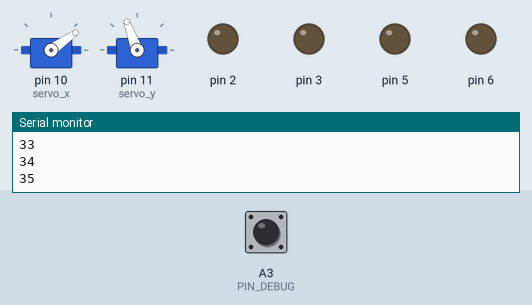
The sketch below on a simulated Arduino Uno, built with avr-gcc and run on an emulated ATmega328P. Shown: 2 × servo, output pins drawn as LEDs (lit = HIGH), the last lines printed to the serial monitor. The inputs (shaded band) are chosen by the test bench; at power-on: A3 (PIN_DEBUG) HIGH.

Above: at 1.2 s.
1.3 s: A3 (PIN_DEBUG) pulled LOW for 0.15 s
At 1.73 s:
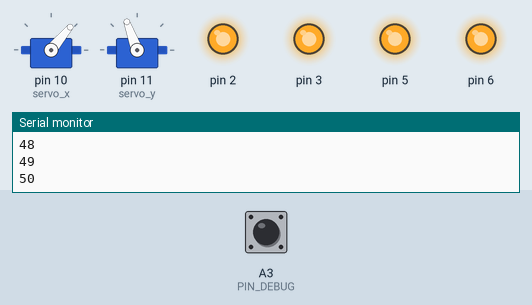
At 2.36 s:
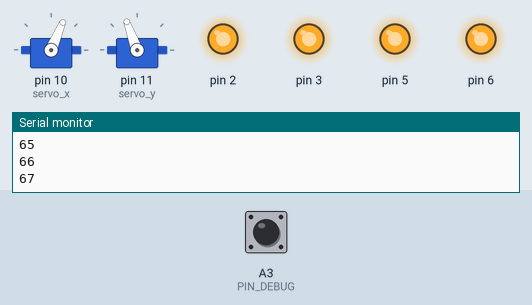
7.3 s: A3 (PIN_DEBUG) pulled LOW for 1 s
At 7.76 s:
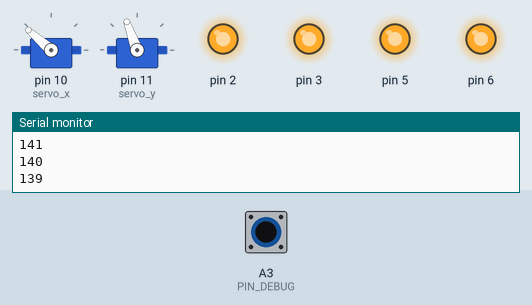
Timing chart, 0 to 20.3 s (numbered marks = the images above; inputs shaded):
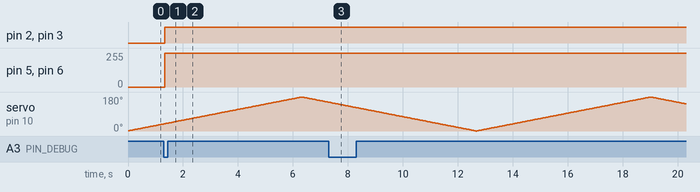

Measured:
- after the input at 1.3 s, pin 2, pin 3: LOW → HIGH at once; pin 5, pin 6: 0/255 → 254/255 at once

The sketch:

Carro.ino
```cpp
#include <Servo.h>
#define PIN_DEBUG A3
ISR(TIM2_OVER_vect){
}
/*================================================================================*/
enum direction {
  front,
  back,
  left,
  right,
  stop
};
/*================================================================================*/
class car {
  int pin_a;
  int pin_b;
  int pwm_a;
  int pwm_b;
public:
  void set_pins(int a, int b, int pa, int pb);
  void move(direction dir, int pwm);
  void moveR(direction dir, int pwm);
  void moveL(direction dir, int pwm);
};

void car::set_pins(int a, int b, int pa, int pb) {
  pin_a = a;
  pin_b = b;
  pwm_a = pa;
  pwm_b = pb;
  pinMode(pin_a, OUTPUT);
  pinMode(pin_b, OUTPUT);
}
/*================================================================================*/
void car::move(direction dir, int pwm = 0) {
  if (dir == right) {
    digitalWrite(pin_a, 0);
    digitalWrite(pin_b, 1);
    analogWrite(pwm_a, pwm);
    analogWrite(pwm_b, 255 - pwm);
  }
  else if (dir == left) {
    digitalWrite(pin_a, 1);
    digitalWrite(pin_b, 0);
    analogWrite(pwm_a, 255 - pwm);
    analogWrite(pwm_b, pwm);
  }
  else if (dir == front) {
    digitalWrite(pin_a, 1);
    digitalWrite(pin_b, 1);
    analogWrite(pwm_a, 255 - pwm);
    analogWrite(pwm_b, 255 - pwm);
  }
  else if (dir == back) {
    digitalWrite(pin_a, 0);
    digitalWrite(pin_b, 0);
    analogWrite(pwm_b, pwm);
    analogWrite(pwm_a, pwm);
  }
  else if (dir == stop) {
    digitalWrite(pin_a, 0);
    digitalWrite(pin_b, 0);
    analogWrite(pwm_b, 0);
    analogWrite(pwm_a, 0);
  }
}
void car::moveR(direction dir, int pwm)
{
  if (dir == front) {
    digitalWrite(pin_a, 0);
    analogWrite(pwm_a, pwm);
  }
  if (dir == back){
    digitalWrite(pin_a, 1);
    analogWrite(pwm_a, 255 - pwm);
  }
}
void car::moveL(direction dir, int pwm)
{
  if (dir == front) {
    digitalWrite(pin_b, 1);
    analogWrite(pwm_b, 255 - pwm);
  }
  if (dir == back) {
    digitalWrite(pin_b, 0);
    analogWrite(pwm_b, pwm);
  }
}
/*================================================================================*/
/******************************************************************************/
class pid
{
public:
  float kp;
  float ki;
  float kd;
  float error;
  float setpoint;
  float input;
  float output;
  float Iterm;
  float outMin;
  float outMax;

  void set_limits(float a, float b);
  float compute(float in);
};
/******************************************************************************/

/******************************************************************************/
void pid::set_limits(float a, float b)
{
  if (a < b)
  {
    outMin = a;
    outMax = b;
  }
  else
  {
    outMin = b;
    outMax = a;
  }
}
/******************************************************************************/

/******************************************************************************/
float pid::compute(float in)
{
  input = in;
  error = setpoint - input;
  Iterm += (ki * error);
  if (Iterm > outMax) Iterm = outMax;
  else if (Iterm < outMin) Iterm = outMin;
  output = kp * error + Iterm;
  if (output > outMax) output = outMax;
  else if (output < outMin) output = outMin;
  return output;
}
/******************************************************************************/
Servo servo_x, servo_y;
int fnc = 0;
car carro;
int val_pwm = 100;
pid pid_rodas;

void setup() {
  Serial.begin(9600);
  pinMode(PIN_DEBUG,INPUT_PULLUP);
  carro.set_pins(2, 3, 5, 6);
  servo_x.attach(10);
  servo_y.attach(11);
  servo_x.write(90);
  servo_y.write(110);
  //Controlzador PID
  //  pid_rodas.kp = 1;
  //  pid_rodas.ki = 0.3;
  //  pid_rodas.set_limits(-255.0, 255.0);
  //  pid_rodas.setpoint = 90.0;          //Setpoint  a posiço inicial do eixo x.
}

byte _data=0;
byte target_dist=0;
boolean track=true;
boolean _overflow=false;

int pwm_debug;
int tracking_x=0;
void loop() {

  if (Serial.available()) {
    _data = Serial.read();

    if (_data == 200)fnc = 1;                     //Seleçao para servox
    if (_data == 201)fnc = 2;              //Seleçao para servoy
    if (_data == 202)fnc = 3;
    if (_data <= 180)                                  //Alinha a camera
    {
      if (fnc == 1)
        servo_x.write(_data);
      if (fnc == 2)
        servo_y.write(140 - _data);
      if(fnc == 3){//Busca de objetos
        tracking_x=servo_x.read();
        track = true;
      }
      else
      {
        track = false;
      }
    }
  }
  /**********************************************************/
  if(track)
  {
    if(_overflow) tracking_x--;
    else tracking_x++;
    servo_x.write(tracking_x);
    Serial.println(tracking_x);
    if(tracking_x<=0 || tracking_x>=180)_overflow = !_overflow;
    delay(25);
  }
  /**********************************************************/
  if (digitalRead(PIN_DEBUG)==0)
  {
    int aux=0;
    pwm_debug = map(aux,0,180,-255,255);
    if(pwm_debug<0)
    {
      carro.moveR(back,pwm_debug);
      carro.moveL(front,pwm_debug);
    }
    else
    {
      carro.moveR(front,pwm_debug);
      carro.moveL(back,pwm_debug);
    }
  }
  /**********************************************************/
  delay(10);
}
```
